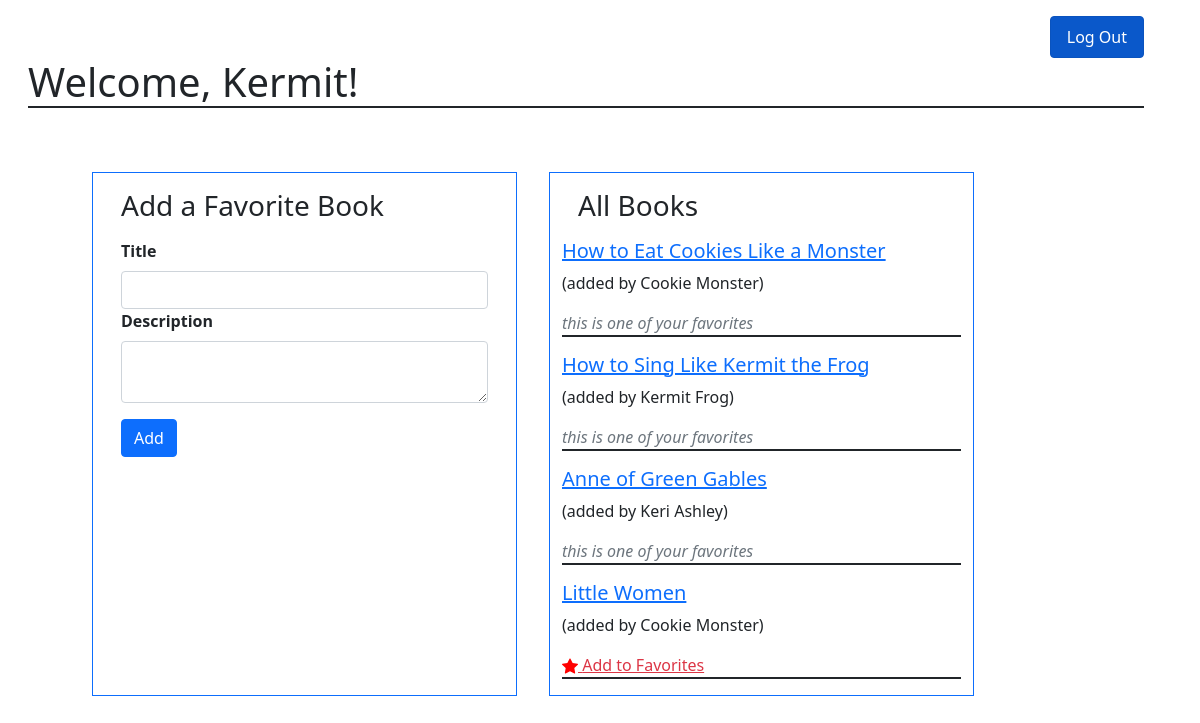
Page /books (signed in) on the committed database.
### favorite_books_app/models.py (models this page shows)
class User(models.Model):
    first_name= models.CharField(max_length= 50)
    last_name= models.CharField(max_length=50)
    email= models.CharField(max_length=75)
    password= models.CharField(max_length=50)
    created_at= models.DateTimeField(auto_now_add=True)
    updated_at= models.DateTimeField(auto_now=True)
    objects= UserManager()

class Book(models.Model):
    title= models.CharField(max_length=75)
    description= models.TextField()
    uploaded_by= models.ForeignKey(User, related_name= "books_uploaded", on_delete= models.CASCADE)
    users_who_like= models.ManyToManyField(User, related_name= "liked_books")
    created_at= models.DateTimeField(auto_now_add=True)
    updated_at= models.DateTimeField(auto_now=True)
    objects= BookManager()

### favorite_books_app/views.py (the view)
# urls.py: path('books', views.welcomePage),
def welcomePage(request):
    if "logged_user" not in request.session:
        return redirect('/')
    else:
        this_user= User.objects.get(id=request.session['logged_user'])
        books= Book.objects.all()
        context = {
            "logged_user": User.objects.get(id=request.session['logged_user']),
            "books": books,
            "this_user": this_user,
        }
        return render(request, 'welcome.html', context)

### favorite_books_app/templates/welcome.html (shortened to what this page needs)
<!DOCTYPE html>
<html lang="en">
<head>
    <link href="https://cdn.jsdelivr.net/npm/bootstrap@5.0.0-beta3/dist/css/bootstrap.min.css" rel="stylesheet">
</head>
<body>
    <div class="container m-3">
        <ul class="nav justify-content-end">
            <li class="nav-item">
                <a href="/user/logout" role="button" class="nav-link active btn btn-primary" aria current="page">Log Out</a>
            </li>
        </ul>
        <h1 class="border-bottom border-dark border-2">Welcome, {{this_user.first_name}}!</h1>
        <div class="row m-5">
            <div class="col-5 m-3 border border-primary">
                <h3 class="m-3">Add a Favorite Book</h3>
                <form action="/books/create_book" method="POST" class="m-3">
                    <label for="title" class="form-label fw-bold">Title</label>
                    <input type="text" class="form-control" name="title">
                    <label for="description" class="form-label fw-bold">Description</label>
                    <textarea name="description" class="form-control"></textarea>
                    <button class="mt-3 btn btn-primary">Add</button>
                </form>
            </div>
            <div class= "col-5 m-3 border border-primary">
                <h3 class="m-3">All Books</h3>
                {% for book in books %}
                {% if this_user in book.users_who_like.all %}
                    <h5><a href="/books/{{book.id}}">{{book.title}}</a></h5>
                    <p>(added by {{book.uploaded_by.first_name}} {{book.uploaded_by.last_name}})</p>
                    <p class="fst-italic text-muted border-bottom border-dark border-2">this is one of your favorites</p>
                {% else %}
                    <h5><a href="/books/{{book.id}}">{{book.title}}</a></h5>
                    <p>(added by {{book.uploaded_by.first_name}} {{book.uploaded_by.last_name}})</p>
                    <p class="border-bottom border-dark border-2"><a href="/books/{{book.id}}/favorite" class="link-danger"> Add to Favorites</a></p>
                {% endif %}
                {% endfor %}
            </div>
        </div>
    </div>
</body>
</html>

### rows in the picture
User: first_name "Kermit"
Book: title "How to Eat Cookies Like a Monster", uploaded_by.first_name "Cookie", uploaded_by.last_name "Monster"
Book: title "How to Sing Like Kermit the Frog", uploaded_by.first_name "Kermit", uploaded_by.last_name "Frog"
Book: title "Anne of Green Gables", uploaded_by.first_name "Keri", uploaded_by.last_name "Ashley"
Book: title "Little Women", uploaded_by.first_name "Cookie", uploaded_by.last_name "Monster"
